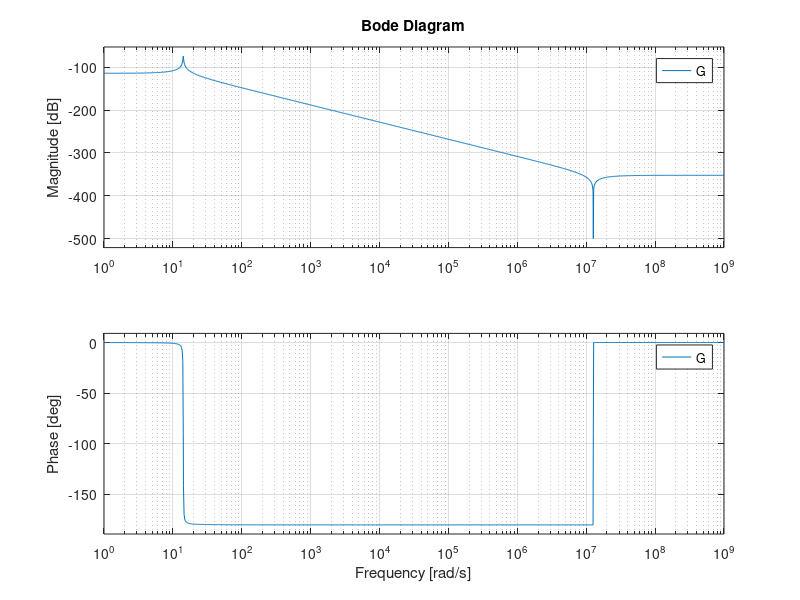
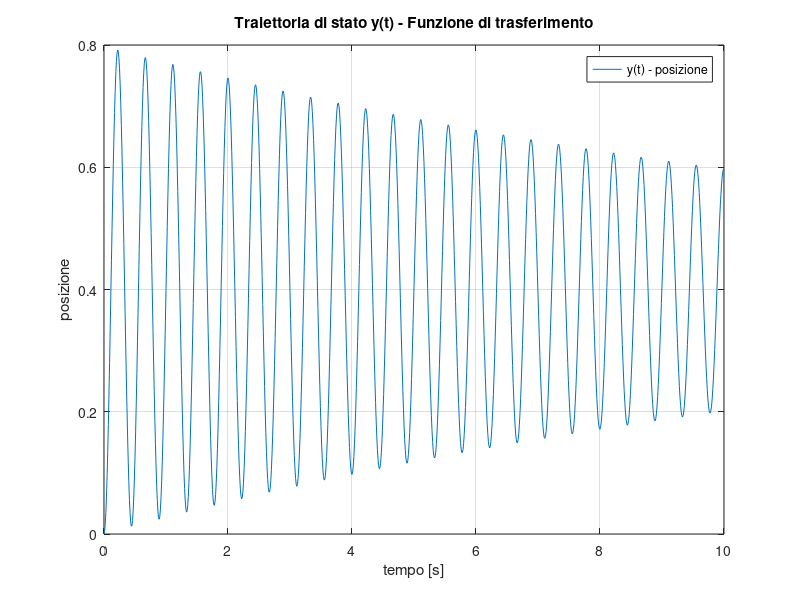
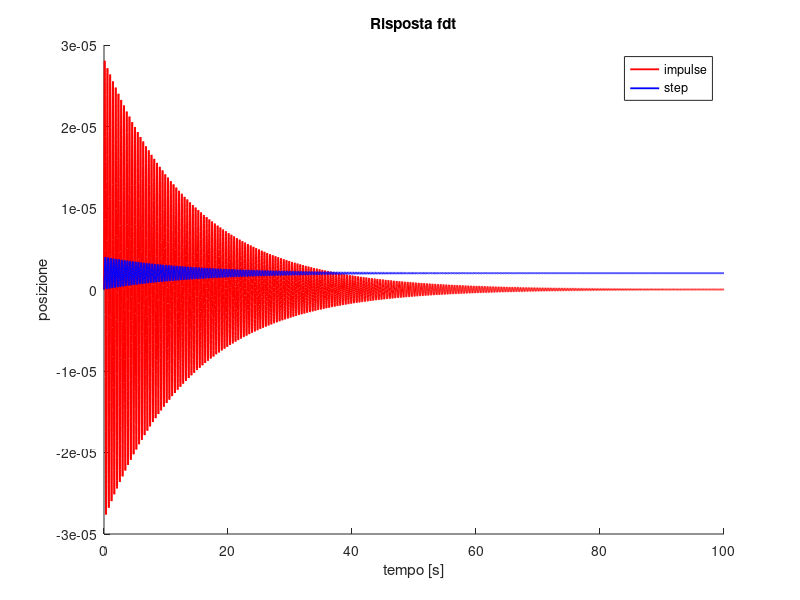

The MATLAB script that drew these images, in order:
close all; clc;
clear all; %calo significativo delle performance, attivare solo se serve

%% parametri sistema
s = tf('s'); %%variabile della funzione di trasferimento
tt = 0:0.01:10; % tempo, da impostare ad almeno -> 0 a 10 secondi con passo 0.01, per risultati affidabili

%%%%%%%%%%%%%%%%%%%%%%%%%%%%%%%
%% Inserimento valori
m = 2500;       %% massa
b = 350;        %% smorzamento
k = 5*10^5;     %% cost. elastica lineare
ze = 0.35;      %% stato iniziale z

beta = 0.1;     %% coeff. di non lienarità elastica
n = 3;          %% coeff. di non lienarità elastica

% condizioni iniziali
pos_init = ze; % [m]
vel_init = 0; % [m/s]
x0 = [pos_init; vel_init];

%%uu(1:length(tt),1) = 500; ingresso di test con valore costante
uu(1:length(tt),1) = 9.81*m+k*ze; %%u(t) del sistema, ingresso
%%%%%%%%%%%%%%%%%%%%%%%%%%%%%%%

%% parte 1

% matrici del sistema linearizzato
A = [0, 1; -k/m, -b/m];
B = [0; 1/m];
C = [1, 0];
D = 0;

%%%%%%%%%%%%%%%%%%%%%%%%%%%%%%%
%%% fdt
G = C/(s*eye(2) - A)*B + D

%%% plot diagramma di Bode
figure(1);
title('Funzione di trasferimento - diagramma di bode')
bode(G);
%%%%%%%%%%%%%%%%%%%%%%%%%%%%%%%


%% uscita fdt ad ingresso uu
%%%%%%%%%%%%%%%%%%%%%%%%%%%%%%%
% modello funzione di trasferimento
[YY, TT] = lsim(G,uu, tt);

%stampa della fuznione di trasferimento
figure(2);
hold on; grid on; zoom on; box on;
plot(TT,YY);
%%plot(TT, uu); //stampa ingresso
title('Traiettoria di stato y(t) - Funzione di trasferimento')
xlim([0, 10])
xlabel('tempo [s]')
ylabel('posizione')
legend('y(t) - posizione')
%%%%%%%%%%%%%%%%%%%%%%%%%%%%%%%

% risposta impulsiva fdt
time = 0:0.01:100;

figure(3);
hold on;
YY_i = impulse(G, time);
YY_s = step(G, time);

% plot
plot(time, YY_i, 'r', 'DisplayName', 'impulse response G(s)', 'LineWidth', 1.3);
plot(time, YY_s, 'b', 'DisplayName', 'step response G(s)', 'LineWidth', 1.3);

title('Risposta fdt')
xlabel('tempo [s]')
ylabel('posizione')
legend(["impulse"; "step"]);

%% test
%{

%% G fattorizzato
G_manual = 1/(m*s^2+s*b+k);
G_fatt = zpk(G) %%zero pole gain model -> forma fattorizzata del primo tipo, p->1/m = 0.0004


%%%%%%%%%%%%%%%%%%%%%%%%%%%%%%%
%% modello LTI

% state-space model e soluzione dell'equazione
modello = ss(A, B, C, D);

[YY2, TT, XX] = lsim(modello, uu, tt, x0); %%simulazione modello dinamico

% stampa stato del sistema LTI
figure;
hold on; box on; zoom on; grid on;
plot(TT, XX);
%%plot(TT, uu); //stampa ingresso
title('Traiettoria di stato y(t) - Modello LTI')
xlim([0, 10]);
xlabel('tempo [s]')
ylabel('stato')
legend('y(t) - posizione', 'x2 - velocità');

% Dai risultati ottenuti è possibile osservare come nel momento in cui
% l'oggetto comincia a risalire, la velocità passa da valore negativo a
% valore positivo.

%% controllo fdt
Gcontrol = tf(modello) %%ritorna la funzione di trasferimento dal modello, utile per confronto con la tf calcolata
Id = eye(2);

%% stampa confronto uscite tra fdt e modello LTI
figure;
hold on; box on; zoom on; grid on;
plot(TT,YY, 'r') %%fdt
plot(TT,YY2, 'g') %%LTI
title('Confronto modello LTI e fdt')
legend('y(t) fdt', 'y(t) - LTI');
%%note:
%sovrapposizione perfetta per: x0 = (0,0)
% con x0 != 0 la funzione LTI ha un comportamento diverso perché considera
% l'origine del sistema

%% stampa margine di fase funzione di trasferimento
figure;
margin(G); % privo di senso dal momento che la funzione parte da valori nettamente inferiori allo 0db giá nell'origine

%}


%% animazioni

%{
%%
figure(2)
tt = 0:1e-3:0.3; % intervallo temporale: da 0 ad 0.3 con passo 0.001




Y = [0, 5, 0:((+9 +55-4)/9):70-4, 55-4, 55-2]
length(Y)

    plot([0 60],[0 0],'k','LineWidth',4) % ground.
        hold on; box on; zoom on; grid on;
    axis([0 50  0 150])    
    plot(20+[0 0 0 1.5 -1.5 1.5 -1.5 1.5 -1.5 1.5 -1.5 0 0 0],[0, 5, 5:((+9 +55-4)/9):70-4, 70-4, 70-2],'r','LineWidth',2) % spring

%%piatto
    patch ([10; 40; 40; 10],[70-2; 70-2; 70-2+15; 70-2+15] ,'r','FaceAlpha',0.1) ; % rettangolo rosso con vertici definiti da x ed y
%%smorzatore
    patch ([27.5; 32.5; 32.5; 27.5],[30; 30; 40; 40] ,'v','FaceAlpha',0.1) ; % rettangolo rosso con vertici definiti da x ed y
    plot([30 30],[0 30],'k','LineWidth',4) % ground
    plot([30 30],[40 70-2],'k','LineWidth',4) % ground
%%u
    patch ([24; 26; 26; 24],[10; 10; 50; 50] ,'v','FaceAlpha',0.1) ; % rettangolo rosso con vertici definiti da x ed y
    plot([25 25],[0 10],'k','LineWidth',4) % ground.
    plot([25 25],[50 70-2],'k','LineWidth',4) % ground


    hold on; box on; zoom on; grid on;
    uu = 9.81*m + k*[ze;0];
    yy = lsim(G, uu, tt);

%}